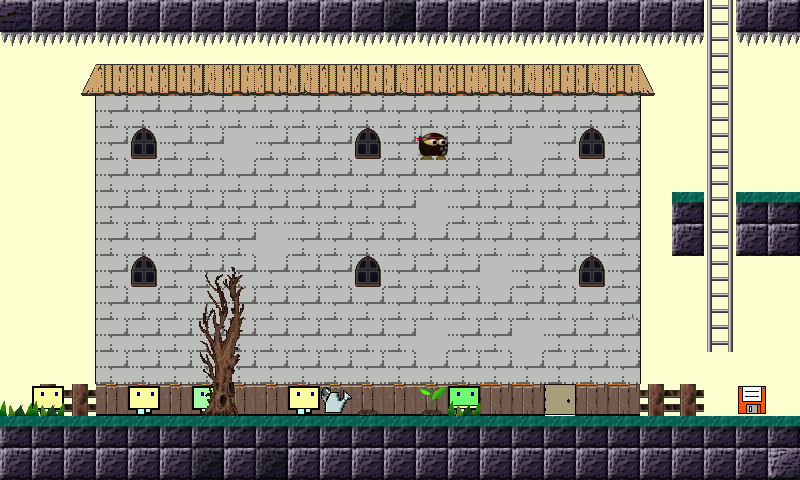

Rendered tile map (Tiled .tmx) drawn with the repository's tilesets; below, a short description and the full map source, tile grids included:
An orthogonal 25x15 tile map with 32x32 px tiles, 6 tile layers (Layer 0 tiles, Layer 1 underlays tiles, Layer 2 underlays sprites and player, Layer 3 underlays sprites and mobs, ...), 6 tilesets.

<map version="1.0" tiledversion="1.0.3" orientation="orthogonal" renderorder="right-down" width="25" height="15" tilewidth="32" tileheight="32" nextobjectid="1">
 <tileset firstgid="1" name="0" tilewidth="32" tileheight="32" tilecount="1000" columns="8">
  <image source="../images/map0Tiles.png" width="256" height="4000" />
 </tileset>
 <tileset firstgid="1001" name="1" tilewidth="32" tileheight="32" tilecount="1744" columns="8">
  <image source="../images/map1UnderlaysTiles.png" width="256" height="7000" />
 </tileset>
 <tileset firstgid="2745" name="2" tilewidth="32" tileheight="32" tilecount="64" columns="8">
  <image source="../images/map2UnderlaysSpritesAndPlayer.png" width="256" height="256" />
 </tileset>
 <tileset firstgid="2809" name="3" tilewidth="32" tileheight="32" tilecount="368" columns="8">
  <image source="../images/map3UnderlaysSpritesAndMobs.png" width="256" height="1500" />
 </tileset>
 <tileset firstgid="3177" name="4" tilewidth="32" tileheight="32" tilecount="120" columns="8">
  <image source="../images/map4OverlaysSprites.png" width="256" height="500" />
 </tileset>
 <tileset firstgid="3297" name="5" tilewidth="32" tileheight="32" tilecount="1000" columns="8">
  <image source="../images/map5OverlaysTiles.png" width="256" height="4000" />
 </tileset>
 <layer name="Layer 0 tiles" width="25" height="15">
  <data encoding="csv">
119,111,111,111,111,111,111,111,111,111,111,111,110,111,111,111,111,111,111,111,111,111,1,111,111,
1,1,1,1,1,1,1,1,1,1,1,1,1,1,1,1,1,1,1,1,1,1,1,1,1,
1,1,1,1,1,1,1,1,1,1,1,1,1,1,1,1,1,1,1,1,1,1,1,1,1,
1,1,1,1,1,1,1,1,1,1,1,1,1,1,1,1,1,1,1,1,1,1,1,1,1,
1,1,1,1,1,1,1,1,1,1,1,1,1,1,1,1,1,1,1,1,1,1,1,1,1,
1,1,1,1,1,1,1,1,1,1,1,1,1,1,1,1,1,1,1,1,1,1,1,1,1,
1,1,1,1,1,1,1,1,1,1,1,1,1,1,1,1,1,1,1,1,1,111,1,111,111,
1,1,1,1,1,1,1,1,1,1,1,1,1,1,1,1,1,1,1,1,1,111,1,111,111,
1,1,1,1,1,1,1,1,1,1,1,1,1,1,1,1,1,1,1,1,1,1,1,1,1,
1,1,1,1,1,1,1,1,1,1,1,1,1,1,1,1,1,1,1,1,1,1,1,1,1,
1,1,1,1,1,1,1,1,1,1,1,1,1,1,1,1,1,1,1,1,1,1,1,1,1,
1,1,1,1,1,1,1,1,1,1,1,1,1,1,1,1,1,1,1,1,1,1,1,1,1,
1,1,1,1,1,1,1,1,1,1,1,1,1,1,1,1,1,1,1,1,1,1,1,1,1,
111,111,111,111,111,111,111,111,111,111,111,111,111,111,111,111,111,111,111,111,111,111,111,111,111,
111,111,111,111,111,111,110,111,110,111,111,111,111,111,111,111,111,111,111,111,111,111,111,111,118
</data>
 </layer>
 <layer name="Layer 1 underlays tiles" width="25" height="15">
  <data encoding="csv">
0,0,0,0,0,0,0,0,0,0,0,0,0,0,0,0,0,0,0,0,0,0,1393,0,0,
0,0,0,0,0,0,0,0,0,0,0,0,0,0,0,0,0,0,0,0,0,0,1393,0,0,
0,0,2041,2042,2044,2044,2045,2046,2042,2043,2044,2042,2043,2044,2046,2042,2043,2044,2045,2046,2047,0,1393,0,0,
0,0,2049,2513,2513,2513,2513,2513,2513,2513,2513,2513,2513,2513,2513,2513,2513,2513,2513,2513,2055,0,1393,0,0,
0,0,2049,2513,2446,2513,2513,2505,2513,2513,2513,2446,2513,2513,2513,2513,2505,2513,2446,2513,2055,0,1393,0,0,
0,0,2049,2513,2513,2513,2513,2513,2513,2513,2513,2513,2513,2513,2513,2513,2513,2513,2513,2513,2055,0,1393,0,0,
0,0,2049,2513,2513,2513,2513,2513,2513,2513,2513,2513,2513,2505,2513,2513,2513,2513,2513,2513,2055,0,1393,0,0,
0,0,2049,2513,2513,2513,2513,2513,2505,2513,2513,2513,2513,2513,2513,2513,2513,2513,2513,2513,2055,0,1393,0,0,
0,0,2049,2513,2446,2513,2513,2513,2513,2513,2513,2446,2513,2513,2513,2505,2513,2513,2446,2513,2055,0,1393,0,0,
0,0,2049,2513,2513,2513,2513,2513,2513,2513,2513,2513,2513,2513,2513,2513,2513,2513,2513,2513,2055,0,1393,0,0,
0,0,2049,2513,2513,2513,2513,2513,2513,2513,2513,2513,2513,2505,2513,2513,2505,2513,2513,2513,2055,0,1393,0,0,
0,0,2049,2513,2513,2513,2513,2513,2513,2513,2513,2513,2513,2513,2513,2513,2513,2513,2513,2513,2055,0,0,0,0,
0,2056,2056,2074,2074,2074,2074,2074,2074,2074,2074,2074,2074,2074,2074,2075,2075,0,2075,2075,2056,2056,0,0,0,
0,0,0,0,0,0,0,0,0,0,0,0,0,0,0,0,0,0,0,0,0,0,0,0,0,
0,0,0,0,0,0,0,0,0,0,0,0,0,0,0,0,0,0,0,0,0,0,0,0,0
</data>
 </layer>
 <layer name="Layer 2 underlays sprites and player" width="25" height="15">
  <data encoding="csv">
0,0,0,0,0,0,0,0,0,0,0,0,0,0,0,0,0,0,0,0,0,0,0,0,0,
0,0,0,0,0,0,0,0,0,0,0,0,0,0,0,0,0,0,0,0,0,0,0,0,0,
0,0,0,0,0,0,0,0,0,0,0,0,0,0,0,0,0,0,0,0,0,0,0,0,0,
0,0,0,0,0,0,0,0,0,0,0,0,0,0,0,0,0,0,0,0,0,0,0,0,0,
0,0,0,0,0,0,0,0,0,0,0,0,0,0,0,0,0,0,0,0,0,0,0,0,0,
0,0,0,0,0,0,0,0,0,0,0,0,0,0,0,0,0,0,0,0,0,0,0,0,0,
0,0,0,0,0,0,0,0,0,0,0,0,0,0,0,0,0,0,0,0,0,0,0,0,0,
0,0,0,0,0,0,0,0,0,0,0,0,0,0,0,0,0,0,0,0,0,0,0,0,0,
0,0,0,0,0,0,0,0,0,0,0,0,0,0,0,0,0,0,0,0,0,0,0,0,0,
0,0,0,0,0,0,0,0,0,0,0,0,0,0,0,0,0,0,0,0,0,0,0,0,0,
0,0,0,0,0,0,0,0,0,0,0,0,0,0,0,0,0,0,0,0,0,0,0,0,0,
0,0,0,0,0,0,0,0,0,0,0,0,0,0,0,0,0,0,0,0,0,0,0,0,0,
0,0,0,0,0,0,0,0,0,0,0,0,0,0,2745,0,0,0,0,0,0,0,0,0,0,
0,0,0,0,0,0,0,0,0,0,0,0,0,0,0,0,0,0,0,0,0,0,0,0,0,
0,0,0,0,0,0,0,0,0,0,0,0,0,0,0,0,0,0,0,0,0,0,0,0,0
</data>
 </layer>
 <layer name="Layer 3 underlays sprites and mobs" width="25" height="15">
  <data encoding="csv">
0,0,0,0,0,0,0,0,0,0,0,0,0,0,0,0,0,0,0,0,0,0,3098,0,0,
3086,3086,3086,3086,3086,3086,3086,3086,3086,3086,3086,3086,3086,3086,3086,3086,3086,3086,3086,3086,3086,3086,3098,3086,3086,
0,0,0,0,0,0,0,0,0,0,0,0,0,0,0,0,0,0,0,0,0,0,3098,0,0,
0,0,0,0,0,0,0,0,0,0,0,0,0,0,0,0,0,0,0,0,0,0,3098,0,0,
0,0,0,0,0,0,0,0,0,0,0,0,0,2836,0,0,0,0,0,0,0,0,3098,0,0,
0,0,0,0,0,0,0,0,0,0,0,0,0,0,0,0,0,0,0,0,0,0,3098,0,0,
0,0,0,0,0,0,0,0,0,0,0,0,0,0,0,0,0,0,0,0,0,0,3098,0,0,
0,0,0,0,0,0,0,0,0,0,0,0,0,0,0,0,0,0,0,0,0,0,3098,0,0,
0,0,0,0,0,0,0,0,0,0,0,0,0,0,0,0,0,0,0,0,0,0,3098,0,0,
0,0,0,0,0,0,0,0,0,0,0,0,0,0,0,0,0,0,0,0,0,0,3098,0,0,
0,0,0,0,0,0,0,0,0,0,0,0,0,0,0,0,0,0,0,0,0,0,3098,0,0,
0,0,0,0,0,0,0,0,0,0,0,0,0,0,0,0,0,0,0,0,0,0,0,0,0,
0,2817,0,0,2818,0,2833,0,0,2819,3097,3096,0,3093,0,0,0,3099,0,0,2845,0,0,3074,0,
0,0,0,0,0,0,0,0,0,0,0,0,0,0,0,0,0,0,0,0,0,0,0,0,0,
0,0,0,0,0,0,0,0,0,0,0,0,0,0,0,0,0,0,0,0,0,0,0,0,0
</data>
 </layer>
 <layer name="Layer 4 overlays sprites" width="25" height="15">
  <data encoding="csv">
0,0,0,0,0,0,0,0,0,0,0,0,0,0,0,0,0,0,0,0,0,0,0,0,0,
0,0,0,0,0,0,0,0,0,0,0,0,0,0,0,0,0,0,0,0,0,0,0,0,0,
0,0,0,0,0,0,0,0,0,0,0,0,0,0,0,0,0,0,0,0,0,0,0,0,0,
0,0,0,0,0,0,0,0,0,0,0,0,0,0,0,0,0,0,0,0,0,0,0,0,0,
0,0,0,0,0,0,0,0,0,0,0,0,0,0,0,0,0,0,0,0,0,0,0,0,0,
0,0,0,0,0,0,0,0,0,0,0,0,0,0,0,0,0,0,0,0,0,0,0,0,0,
0,0,0,0,0,0,0,0,0,0,0,0,0,0,0,0,0,0,0,0,0,0,0,0,0,
0,0,0,0,0,0,0,0,0,0,0,0,0,0,0,0,0,0,0,0,0,0,0,0,0,
0,0,0,0,0,0,0,0,0,0,0,0,0,0,0,0,0,0,0,0,0,0,0,0,0,
0,0,0,0,0,0,0,0,0,0,0,0,0,0,0,0,0,0,0,0,0,0,0,0,0,
0,0,0,0,0,0,0,0,0,0,0,0,0,0,0,0,0,0,0,0,0,0,0,0,0,
0,0,0,0,0,0,0,0,0,0,0,0,0,0,0,0,0,0,0,0,0,0,0,0,0,
0,0,0,0,0,0,0,0,0,0,0,0,0,0,0,0,0,0,0,0,0,0,0,0,0,
0,0,0,0,0,0,0,0,0,0,0,0,0,0,0,0,0,0,0,0,0,0,0,0,0,
0,0,0,0,0,0,0,0,0,0,0,0,0,0,0,0,0,0,0,0,0,0,0,0,0
</data>
 </layer>
 <layer name="Layer 5 overlays tiles" width="25" height="15">
  <data encoding="csv">
0,0,0,0,0,0,0,0,0,0,0,0,0,0,0,0,0,0,0,0,0,0,0,0,0,
0,0,0,0,0,0,0,0,0,0,0,0,0,0,0,0,0,0,0,0,0,0,0,0,0,
0,0,0,0,0,0,0,0,0,0,0,0,0,0,0,0,0,0,0,0,0,0,0,0,0,
0,0,0,0,0,0,0,0,0,0,0,0,0,0,0,0,0,0,0,0,0,0,0,0,0,
0,0,0,0,0,0,0,0,0,0,0,0,0,0,0,0,0,0,0,0,0,0,0,0,0,
0,0,0,0,0,0,0,0,0,0,0,0,0,0,0,0,0,0,0,0,0,0,0,0,0,
0,0,0,0,0,0,0,0,0,0,0,0,0,0,0,0,0,0,0,0,0,3577,0,3577,3577,
0,0,0,0,0,0,0,0,0,0,0,0,0,0,0,0,0,0,0,0,0,0,0,0,0,
0,0,0,0,0,0,3415,3416,0,0,0,0,0,0,0,0,0,0,0,0,0,0,0,0,0,
0,0,0,0,0,0,3423,3424,0,0,0,0,0,0,0,0,0,0,0,4005,4006,0,4008,0,0,
0,0,0,0,0,0,3431,3432,0,0,0,0,0,0,0,0,0,0,0,0,0,0,0,0,0,
0,0,0,0,0,0,3439,3440,0,0,0,0,0,0,0,0,0,0,0,0,0,0,0,0,0,
3301,3301,0,0,0,0,3447,3448,0,0,0,0,0,0,3301,0,0,0,0,0,0,0,0,0,0,
3577,3577,3577,3577,3577,3577,3577,3577,3577,3577,3577,3577,3577,3577,3577,3577,3577,3577,3577,3577,3577,3577,3577,3577,3577,
0,0,0,0,0,0,0,0,0,0,0,0,0,0,0,0,0,0,0,0,0,0,0,0,0
</data>
 </layer>
</map>
